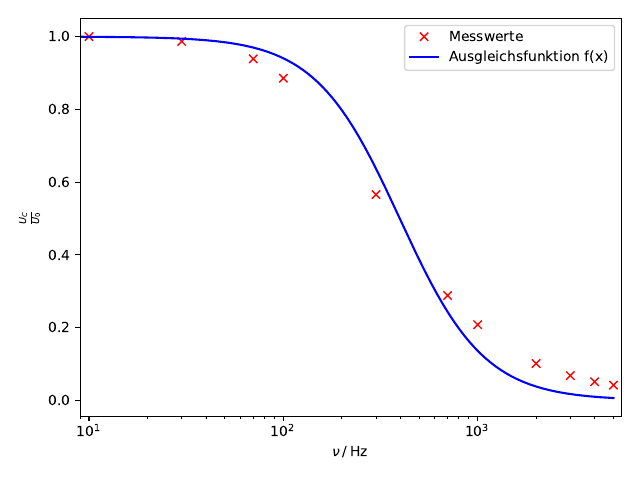

Write the Python code that produced this figure.
import numpy as np
from scipy.optimize import curve_fit
import matplotlib.pyplot as plt
from uncertainties import ufloat

a, b = np.genfromtxt('Werte2.txt', unpack=True)
b = b / b[0]
def f(x, a, b, c):
    return a*np.arctan(-b*x)+c

params, cov = curve_fit(f, a, b)
errors = np.sqrt(np.diag(cov))

print('a =', params[0], '±', errors[0])
print('b =', params[1], '±', errors[1])
print('c =', params[2], '±', errors[2])


t=np.linspace(9, 5000, 10000)
plt.xlim(9,5500)
plt.xscale('log')
plt.plot (a, b, 'rx', label='Messwerte')
plt.plot(t, f(t, *params), 'b-' ,label='Ausgleichsfunktion f(x)')
plt.xlabel(r'$\nu\:/\:\mathrm{Hertz}$')
plt.ylabel(r'$ln(\frac{U_C}{U_0})$')
plt.legend()
plt.tight_layout()
plt.savefig('plot2.pdf')
